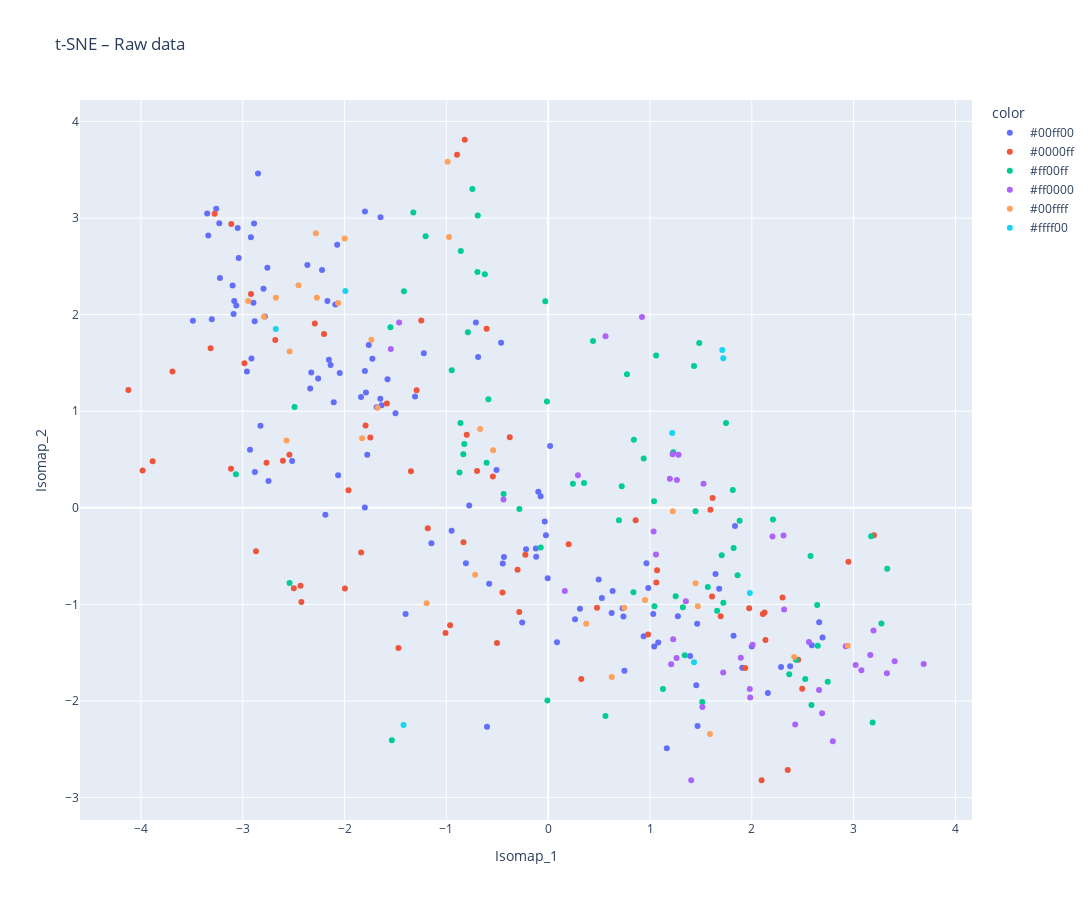
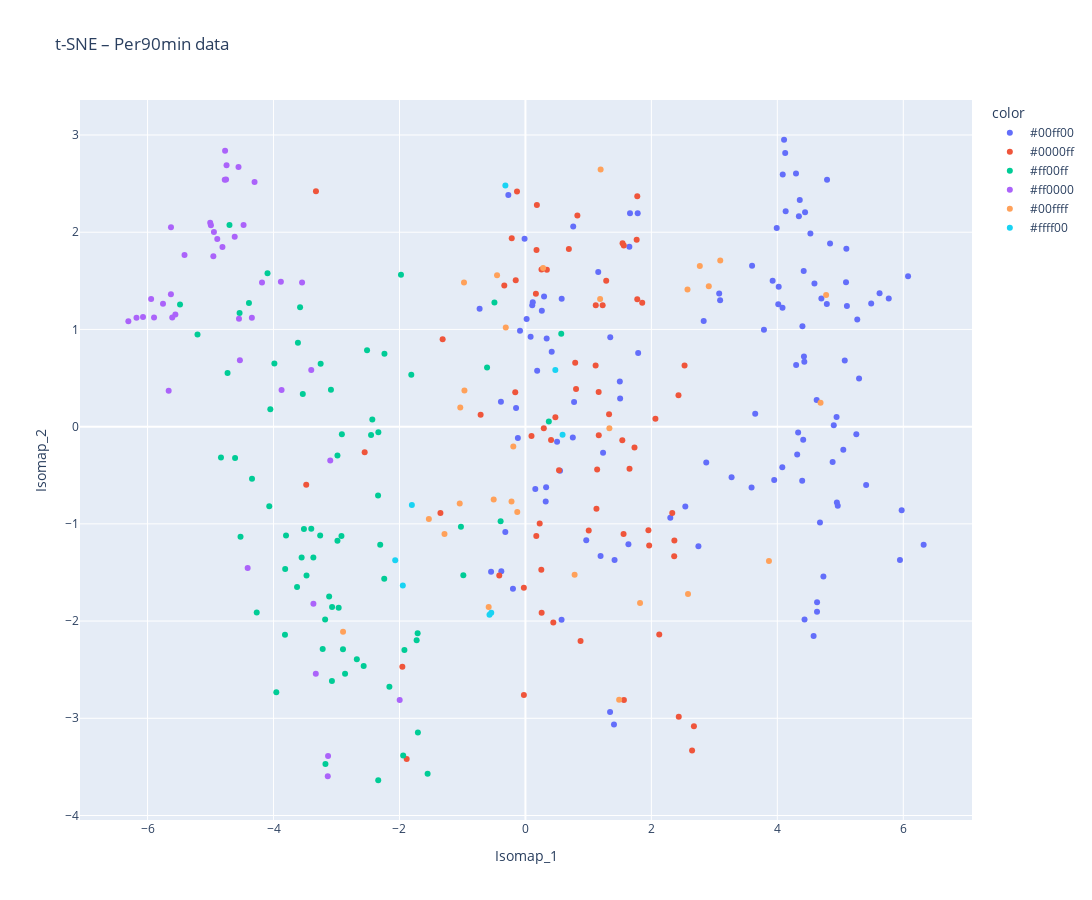
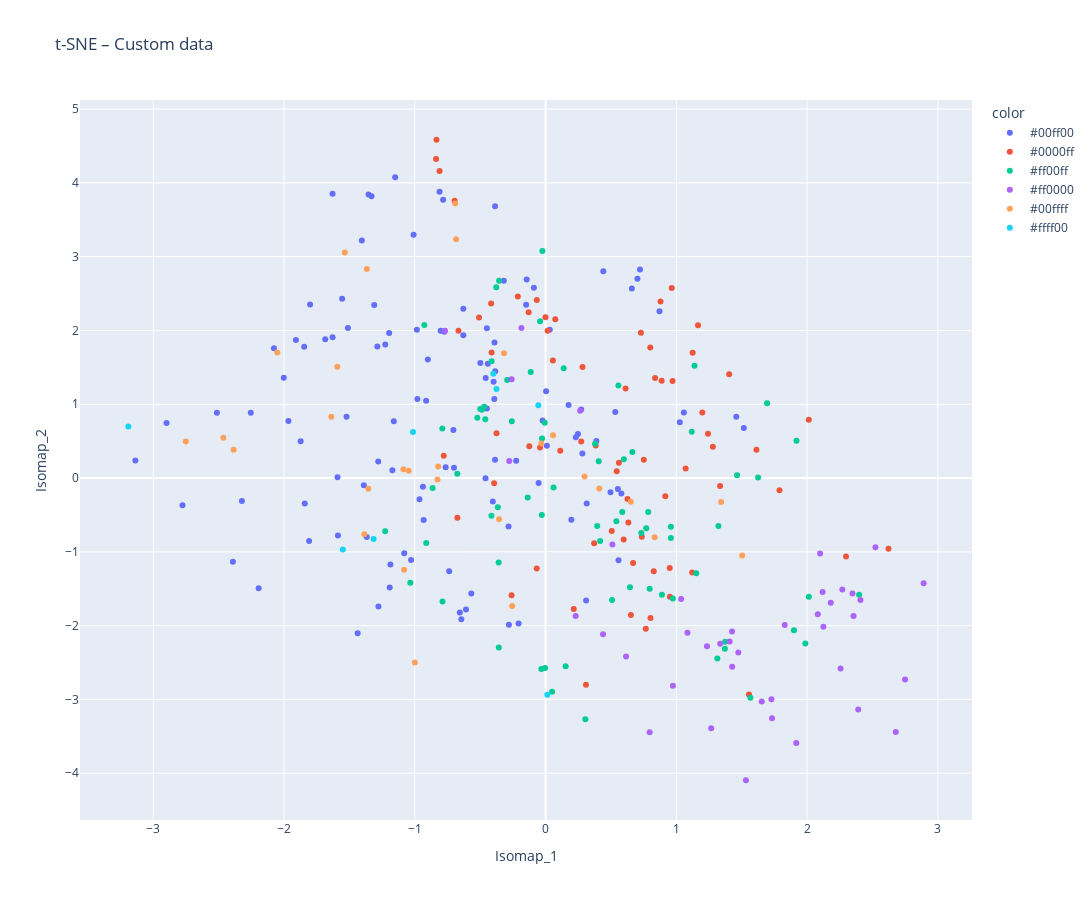

Notebook code cell kept with these figures, in order:
### Markdown cell above
### Results Display

### Code cell
position_colors = {
    'FW': np.array([255, 0, 0]),    # red
    'MF': np.array([0, 0, 255]),    # blue
    'DF': np.array([0, 255, 0]),  #  yellow
}

def color_from_position(positions):
    postitions = str(positions)
    position_list = positions.split(',')
    colors = np.array([position_colors[p] for p in position_list if p in position_colors])
    avg_color = np.sum(colors, axis=0)
    return '#%02x%02x%02x' % tuple(avg_color.astype(int))

def plot_isomap_interactive(X_tsne, player_positions, data_num, title):
    df_plot = pd.DataFrame({
        'Isomap_1': X_tsne[:, 0],
        'Isomap_2': X_tsne[:, 1],
        'player_name': data_num.index,
        'color' : player_positions.apply(color_from_position)
    })
    
    fig = px.scatter(
        df_plot,
        x='Isomap_1', y='Isomap_2',
        hover_name='player_name',
        color='color',
        title=title,
        height=900, width=1100 
    )
    fig.show()

plot_isomap_interactive(X_tsne_raw, player_positions_raw ,data_raw.set_index("player_name"), "t-SNE – Raw data")
plot_isomap_interactive(X_tsne_per90, player_positions_per90 ,data_per90.set_index("player_name"), "t-SNE – Per90min data")
plot_isomap_interactive(X_tsne_custom, player_positions_custom ,data_custom.set_index("player_name"), "t-SNE – Custom data")

corr_raw, trust_raw, cont_raw, mrre_raw = extractMetrics_tsne(X_raw, X_tsne_raw)
corr_per90, trust_per90, cont_per90, mrre_per90 = extractMetrics_tsne(X_per90, X_tsne_per90)
corr_custom, trust_custom, cont_custom, mrre_custom = extractMetrics_tsne(X_custom, X_tsne_custom)


print("==== Raw data perf : ====")
print(f"Dist correlation : {corr_raw}")
print(f"Trustworthiness : {trust_raw}")
print(f"Continuity : {cont_raw}")
print(f"MRRE : {mrre_raw}")

print("==== Per90 data perf : ====")
print(f"Dist correlation : {corr_per90}")
print(f"Trustworthiness : {trust_per90}")
print(f"Continuity : {cont_per90}")
print(f"MRRE : {mrre_per90}")

print("==== Custom data perf : ====")
print(f"Dist correlation : {corr_custom}")
print(f"Trustworthiness : {trust_custom}")
print(f"Continuity : {cont_custom}")
print(f"MRRE : {mrre_custom}")
